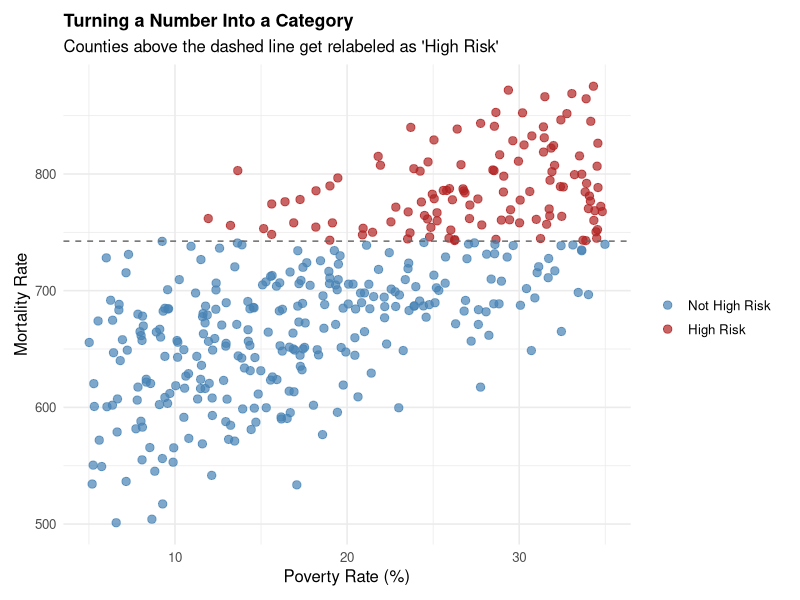
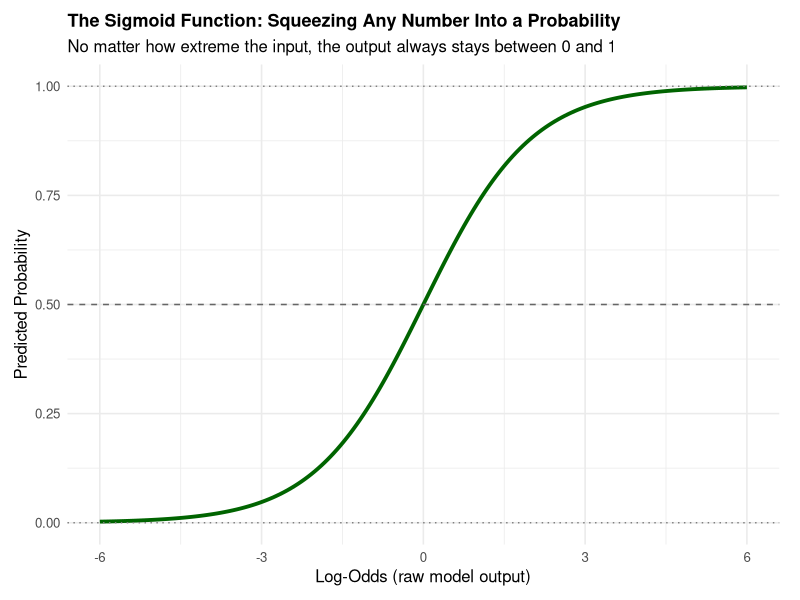
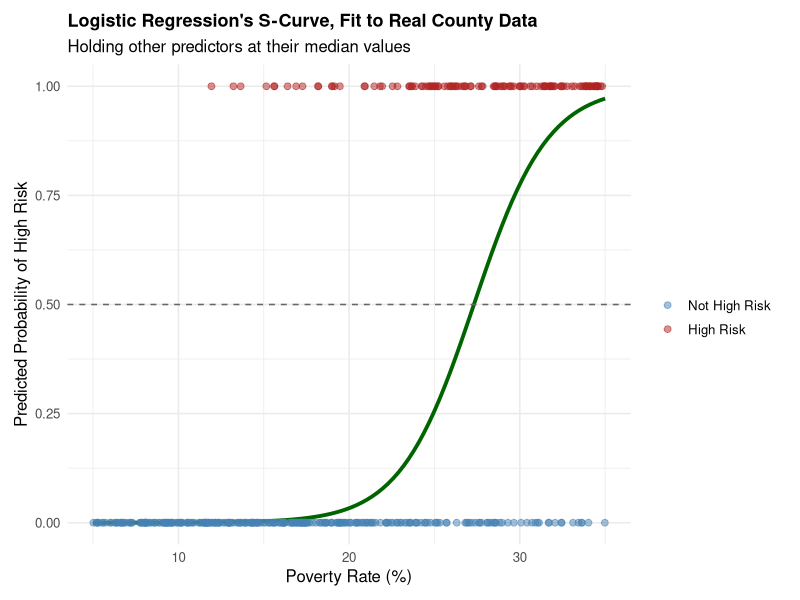
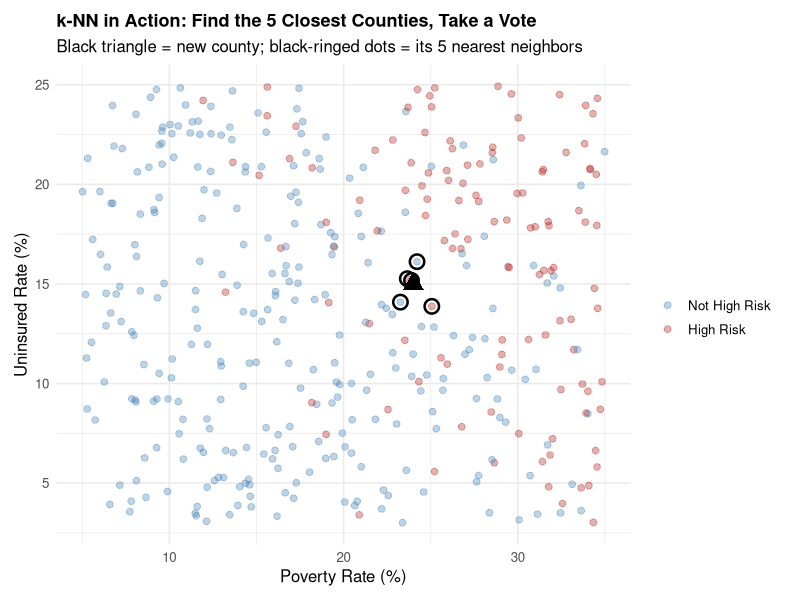
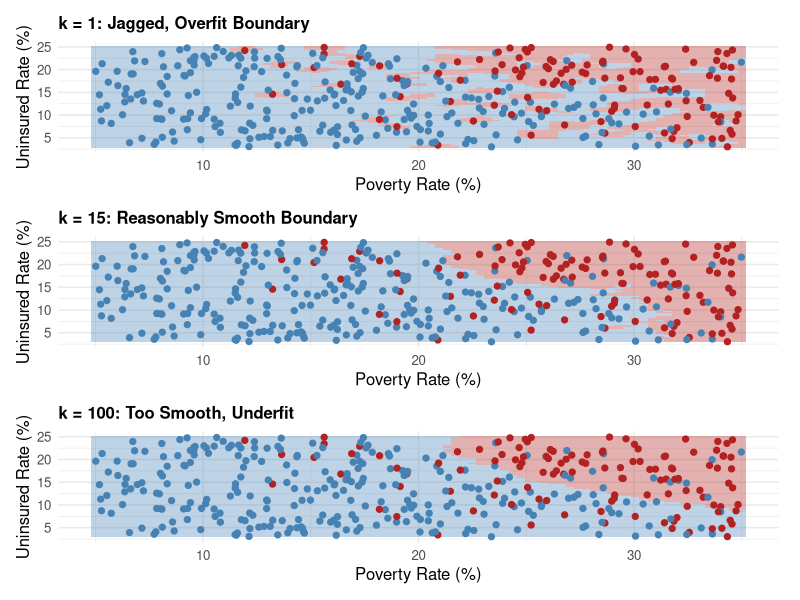
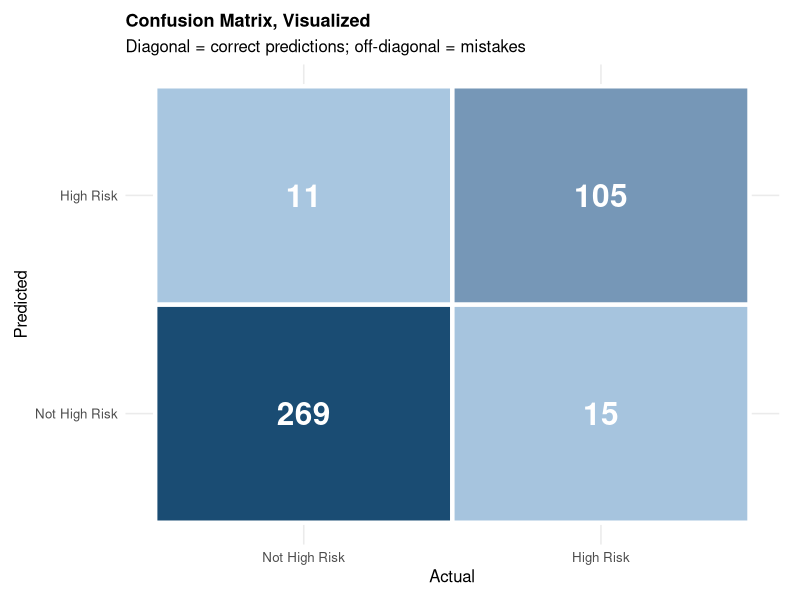
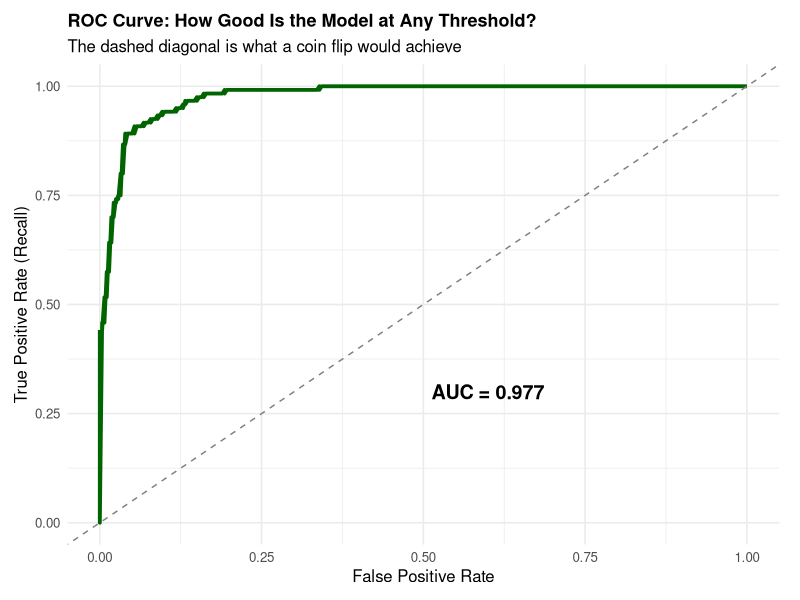

The R script that drew these images, in order:
## ---- chunk 1
library(dplyr)
library(ggplot2)
library(kableExtra)
library(patchwork)
library(class)  # For k-NN
library(pROC)   # For ROC curves
## ---- chunk 2
set.seed(123)
n_counties <- 400

poverty_rate <- runif(n_counties, 5, 35)
uninsured_rate <- runif(n_counties, 3, 25)
physician_density <- runif(n_counties, 50, 400)
obesity_rate <- runif(n_counties, 18, 42)

mortality_rate <- 500 + 6 * poverty_rate + 4 * uninsured_rate -
  0.3 * physician_density + 3 * obesity_rate + rnorm(n_counties, 0, 25)

# Turn the continuous outcome into a binary label
risk_cutoff <- quantile(mortality_rate, 0.70)
high_risk <- factor(ifelse(mortality_rate > risk_cutoff, "High Risk", "Not High Risk"),
                     levels = c("Not High Risk", "High Risk"))

county_df <- data.frame(poverty_rate, uninsured_rate, physician_density, obesity_rate,
                         mortality_rate, high_risk)

head(county_df, 6) %>%
  kable(digits = 1) %>%
  kable_styling(bootstrap_options = c("striped", "hover", "condensed"))
## ---- chunk 3
ggplot(county_df, aes(x = poverty_rate, y = mortality_rate, color = high_risk)) +
  geom_point(size = 2.5, alpha = 0.7) +
  geom_hline(yintercept = risk_cutoff, linetype = "dashed", color = "gray40") +
  scale_color_manual(values = c("Not High Risk" = "steelblue", "High Risk" = "firebrick")) +
  labs(title = "Turning a Number Into a Category",
       subtitle = "Counties above the dashed line get relabeled as 'High Risk'",
       x = "Poverty Rate (%)", y = "Mortality Rate", color = "") +
  theme_minimal(base_size = 12) +
  theme(legend.position = "right",
        plot.title = element_text(face = "bold", size = 13),
        plot.margin = ggplot2::margin(10, 15, 10, 10))
## ---- chunk 4
logit_x <- seq(-6, 6, length.out = 200)
sigmoid_df <- data.frame(x = logit_x, prob = 1 / (1 + exp(-logit_x)))

ggplot(sigmoid_df, aes(x = x, y = prob)) +
  geom_line(color = "darkgreen", linewidth = 1.3) +
  geom_hline(yintercept = c(0, 1), linetype = "dotted", color = "gray50") +
  geom_hline(yintercept = 0.5, linetype = "dashed", color = "gray40") +
  labs(title = "The Sigmoid Function: Squeezing Any Number Into a Probability",
       subtitle = "No matter how extreme the input, the output always stays between 0 and 1",
       x = "Log-Odds (raw model output)", y = "Predicted Probability") +
  theme_minimal(base_size = 12) +
  theme(plot.title = element_text(face = "bold", size = 13),
        plot.margin = ggplot2::margin(10, 15, 10, 10))
## ---- chunk 5
logit_model <- glm(high_risk ~ poverty_rate + uninsured_rate + physician_density + obesity_rate,
                    data = county_df, family = "binomial")

summary(logit_model)
## ---- chunk 6
odds_ratios <- exp(coef(logit_model))
data.frame(Variable = names(odds_ratios), `Odds Ratio` = round(odds_ratios, 3)) %>%
  kable(caption = "Odds Ratios: How Much Does Each Predictor Multiply the Odds of Being High-Risk?") %>%
  kable_styling(bootstrap_options = c("striped", "hover", "condensed"))
## ---- chunk 7
grid_df <- expand.grid(
  poverty_rate = seq(5, 35, length.out = 100),
  uninsured_rate = median(county_df$uninsured_rate),
  physician_density = median(county_df$physician_density),
  obesity_rate = median(county_df$obesity_rate)
)
grid_df$predicted_prob <- predict(logit_model, newdata = grid_df, type = "response")

ggplot() +
  geom_line(data = grid_df, aes(x = poverty_rate, y = predicted_prob),
            color = "darkgreen", linewidth = 1.3) +
  geom_point(data = county_df,
             aes(x = poverty_rate, y = as.numeric(high_risk) - 1, color = high_risk),
             alpha = 0.5, size = 2) +
  geom_hline(yintercept = 0.5, linetype = "dashed", color = "gray40") +
  scale_color_manual(values = c("Not High Risk" = "steelblue", "High Risk" = "firebrick")) +
  labs(title = "Logistic Regression's S-Curve, Fit to Real County Data",
       subtitle = "Holding other predictors at their median values",
       x = "Poverty Rate (%)", y = "Predicted Probability of High Risk", color = "") +
  theme_minimal(base_size = 12) +
  theme(legend.position = "right",
        plot.title = element_text(face = "bold", size = 13),
        plot.margin = ggplot2::margin(10, 15, 10, 10))
## ---- chunk 8
set.seed(50)
new_county <- data.frame(poverty_rate = 24, uninsured_rate = 15)

county_df$distance <- sqrt((county_df$poverty_rate - new_county$poverty_rate)^2 +
                            (county_df$uninsured_rate - new_county$uninsured_rate)^2)
nearest_5 <- county_df %>% arrange(distance) %>% head(5)

ggplot(county_df, aes(x = poverty_rate, y = uninsured_rate, color = high_risk)) +
  geom_point(alpha = 0.35, size = 2) +
  geom_point(data = nearest_5, aes(x = poverty_rate, y = uninsured_rate, color = high_risk),
             size = 4, shape = 21, stroke = 1.3, fill = NA, color = "black") +
  geom_point(data = new_county, aes(x = poverty_rate, y = uninsured_rate),
             color = "black", size = 5, shape = 17, inherit.aes = FALSE) +
  scale_color_manual(values = c("Not High Risk" = "steelblue", "High Risk" = "firebrick")) +
  labs(title = "k-NN in Action: Find the 5 Closest Counties, Take a Vote",
       subtitle = "Black triangle = new county; black-ringed dots = its 5 nearest neighbors",
       x = "Poverty Rate (%)", y = "Uninsured Rate (%)", color = "") +
  theme_minimal(base_size = 12) +
  theme(legend.position = "right",
        plot.title = element_text(face = "bold", size = 13),
        plot.margin = ggplot2::margin(10, 15, 10, 10))
## ---- chunk 9
vote_table <- table(nearest_5$high_risk)
kable(as.data.frame(vote_table), col.names = c("Label", "Votes among 5 nearest neighbors")) %>%
  kable_styling(bootstrap_options = c("striped", "hover", "condensed"))
## ---- chunk 10
set.seed(321)
knn_train_x <- scale(county_df[, c("poverty_rate", "uninsured_rate")])
knn_train_y <- county_df$high_risk

grid_knn <- expand.grid(
  poverty_rate = seq(5, 35, length.out = 80),
  uninsured_rate = seq(3, 25, length.out = 80)
)
grid_knn_scaled <- scale(grid_knn,
                          center = attr(knn_train_x, "scaled:center"),
                          scale = attr(knn_train_x, "scaled:scale"))

fit_and_plot_knn <- function(k_val, title_text) {
  pred <- knn(train = knn_train_x, test = grid_knn_scaled, cl = knn_train_y, k = k_val)
  grid_knn$pred <- pred

  ggplot() +
    geom_tile(data = grid_knn, aes(x = poverty_rate, y = uninsured_rate, fill = pred), alpha = 0.35) +
    geom_point(data = county_df, aes(x = poverty_rate, y = uninsured_rate, color = high_risk), size = 1.8) +
    scale_fill_manual(values = c("Not High Risk" = "steelblue", "High Risk" = "firebrick"), guide = "none") +
    scale_color_manual(values = c("Not High Risk" = "steelblue", "High Risk" = "firebrick")) +
    labs(title = title_text, x = "Poverty Rate (%)", y = "Uninsured Rate (%)", color = "") +
    theme_minimal(base_size = 12) +
    theme(legend.position = "none",
          plot.title = element_text(face = "bold", size = 12),
          plot.margin = ggplot2::margin(6, 10, 6, 6))
}

p_k1 <- fit_and_plot_knn(1, "k = 1: Jagged, Overfit Boundary")
p_k15 <- fit_and_plot_knn(15, "k = 15: Reasonably Smooth Boundary")
p_k100 <- fit_and_plot_knn(100, "k = 100: Too Smooth, Underfit")

p_k1 / p_k15 / p_k100
## ---- chunk 11
county_df$logit_prob <- predict(logit_model, type = "response")
county_df$logit_pred <- factor(ifelse(county_df$logit_prob > 0.5, "High Risk", "Not High Risk"),
                                levels = c("Not High Risk", "High Risk"))

conf_mat <- table(Predicted = county_df$logit_pred, Actual = county_df$high_risk)
conf_mat %>%
  kable(caption = "Confusion Matrix: Predicted (rows) vs. Actual (columns)") %>%
  kable_styling(bootstrap_options = c("striped", "hover", "condensed"), full_width = FALSE)
## ---- chunk 12
conf_df <- as.data.frame(conf_mat)

ggplot(conf_df, aes(x = Actual, y = Predicted, fill = Freq)) +
  geom_tile(color = "white", linewidth = 1.5) +
  geom_text(aes(label = Freq), size = 8, fontface = "bold", color = "white") +
  scale_fill_gradient(low = "#a8c6e0", high = "#1a4c73", guide = "none") +
  labs(title = "Confusion Matrix, Visualized",
       subtitle = "Diagonal = correct predictions; off-diagonal = mistakes") +
  theme_minimal(base_size = 12) +
  theme(plot.title = element_text(face = "bold", size = 13),
        plot.margin = ggplot2::margin(10, 15, 10, 10))
## ---- chunk 13
TP <- conf_mat["High Risk", "High Risk"]
TN <- conf_mat["Not High Risk", "Not High Risk"]
FP <- conf_mat["High Risk", "Not High Risk"]
FN <- conf_mat["Not High Risk", "High Risk"]

accuracy <- (TP + TN) / sum(conf_mat)
precision <- TP / (TP + FP)
recall <- TP / (TP + FN)

metrics_df <- data.frame(
  Metric = c("Accuracy", "Precision", "Recall"),
  Value = round(c(accuracy, precision, recall), 3),
  Interpretation = c(
    "Overall fraction of counties correctly classified",
    "Of counties flagged high-risk, fraction that truly were",
    "Of truly high-risk counties, fraction we successfully caught"
  )
)

kable(metrics_df, caption = "Classification Metrics for Our Logistic Regression Model") %>%
  kable_styling(bootstrap_options = c("striped", "hover", "condensed"))
## ---- chunk 14
roc_obj <- roc(county_df$high_risk, county_df$logit_prob, levels = c("Not High Risk", "High Risk"))

roc_df <- data.frame(
  fpr = 1 - roc_obj$specificities,
  tpr = roc_obj$sensitivities
)

ggplot(roc_df, aes(x = fpr, y = tpr)) +
  geom_line(color = "darkgreen", linewidth = 1.3) +
  geom_abline(intercept = 0, slope = 1, linetype = "dashed", color = "gray50") +
  annotate("text", x = 0.6, y = 0.3,
           label = paste0("AUC = ", round(auc(roc_obj), 3)), size = 5, fontface = "bold") +
  labs(title = "ROC Curve: How Good Is the Model at Any Threshold?",
       subtitle = "The dashed diagonal is what a coin flip would achieve",
       x = "False Positive Rate", y = "True Positive Rate (Recall)") +
  theme_minimal(base_size = 12) +
  theme(plot.title = element_text(face = "bold", size = 13),
        plot.margin = ggplot2::margin(10, 15, 10, 10))
